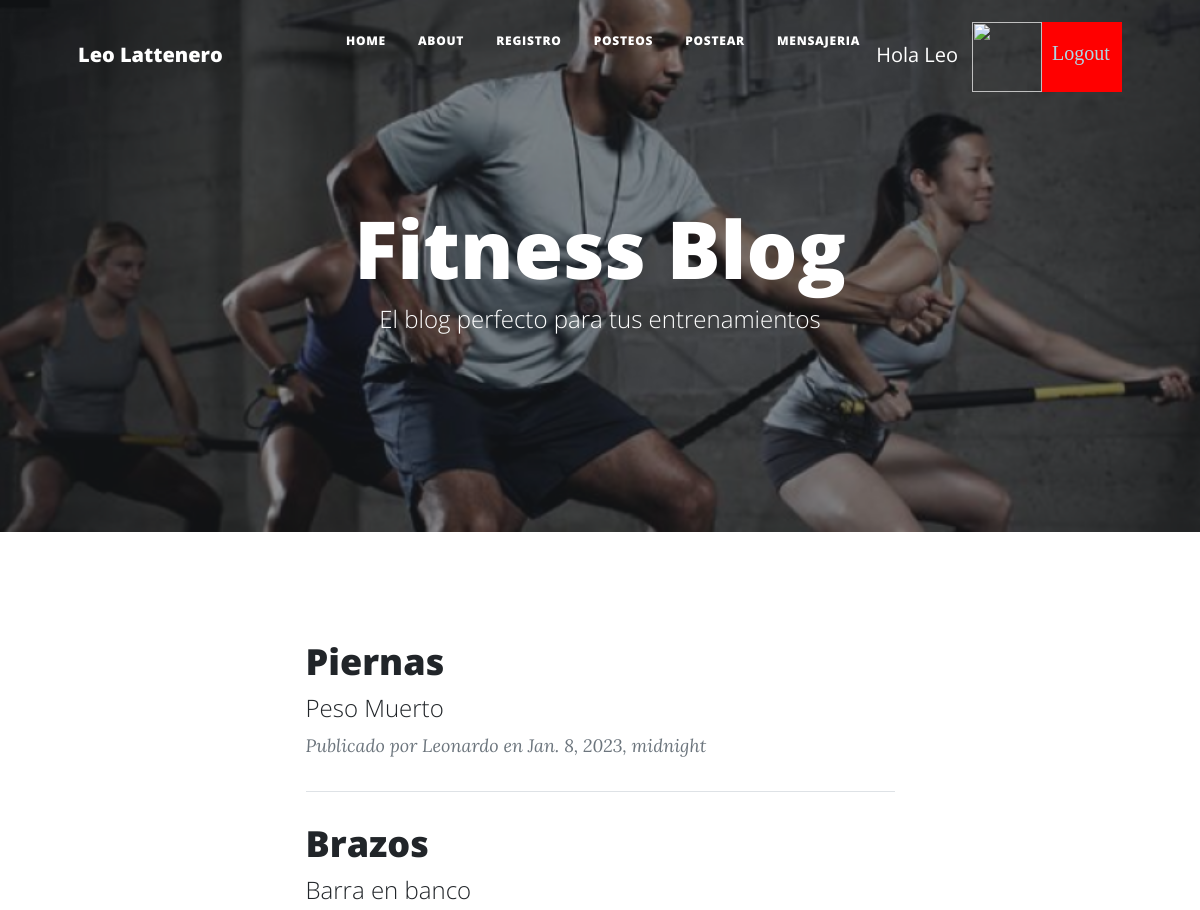
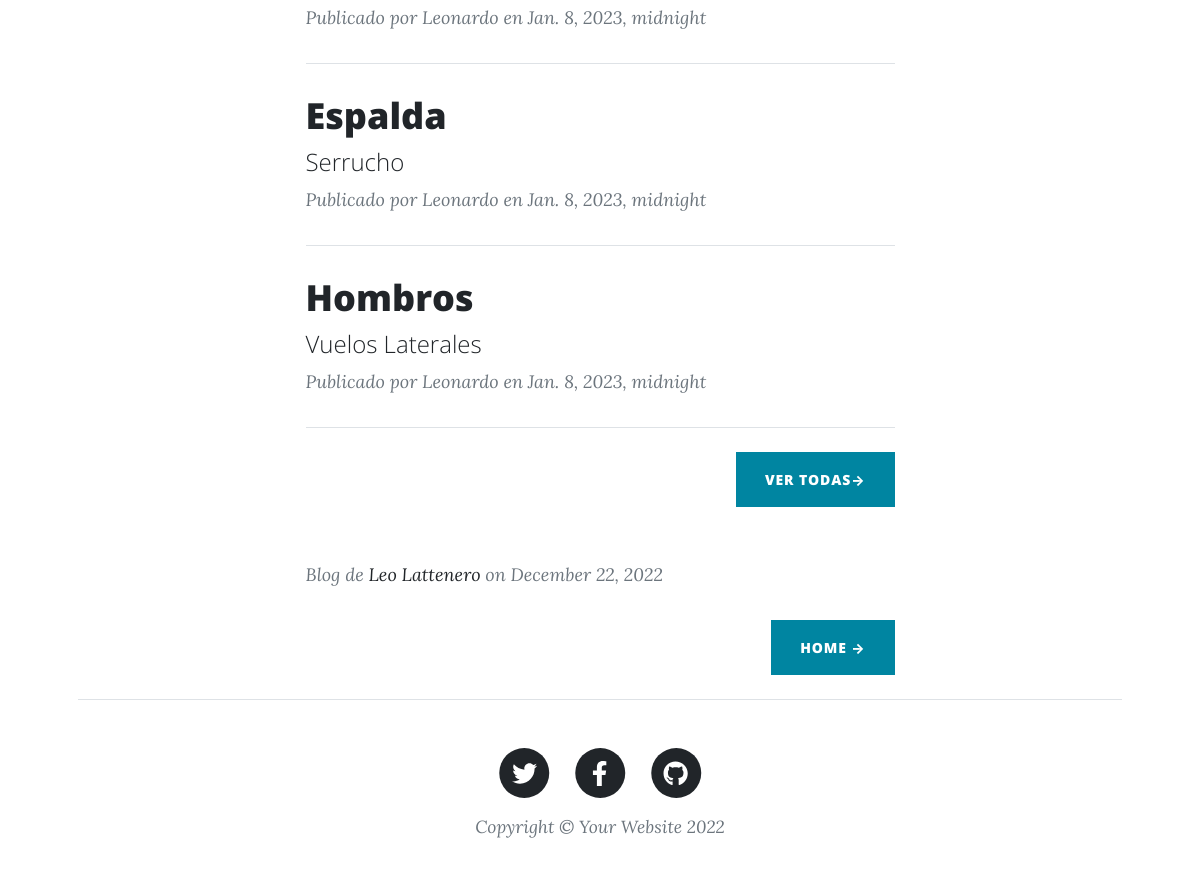
Screenshot of / (signed in) with the database file from the repository (2 pictures, top to bottom).
### AppRutinas/models.py (models this page shows, shortened)
class Posteo(models.Model):
    titulo = models.CharField(max_length=255)
    subtitulo = models.CharField(max_length=255)
    imagen = models.ImageField(upload_to='media', blank=True)
    cuerpo = RichTextUploadingField() # CKEditor Rich Text Field
    autor = models.CharField(max_length=255)
    fecha = models.DateField(default='2023-1-8')

### AppRutinas/views.py (the view)
# urls.py: path("", inicioRut, name='inicioRut'),
def inicioRut(request):
    if request.user.is_authenticated:
        posteos = Posteo.objects.all().order_by('-id')[:4]
        if len(posteos) == 0:
            post1 = Posteo.objects.none()
            post2 = Posteo.objects.none()
            post3 = Posteo.objects.none()
            post4 = Posteo.objects.none()
        elif len(posteos) == 1:
            post1 = posteos[0]
            post2 = Posteo.objects.none()
            post3 = Posteo.objects.none()
            post4 = Posteo.objects.none()
        elif len(posteos) == 2:
            post1 = posteos[0]
            post2 = posteos[1]
            post3 = Posteo.objects.none()
            post4 = Posteo.objects.none()
        elif len(posteos) == 3:
            post1 = posteos[0]
            post2 = posteos[1]
            post3 = posteos[2]
            post4 = Posteo.objects.none()
        else:
            post1 = posteos[0]
            post2 = posteos[1]
            post3 = posteos[2]
            post4 = posteos[3]
        return render(request, "inicioRut.html", {"post1": post1, "post2": post2, "post3": post3, "post4": post4, "imagen": obtenerAvatar(request)})
    return render (request, "inicioRut.html", {"imagen": obtenerAvatar(request)})

### AppLogin/views.py (called while the page is built)
def obtenerAvatar(request):
    if request.user.is_authenticated:
        lista=Avatar.objects.filter(user=request.user)
        if len(lista)!=0:
            imagen=lista[0].imagen.url
        else:
            imagen="/media/avatares/avatarpordefecto.jpg"
        return imagen

### AppRutinas/templates/inicioRut.html
{% extends "indexR.html" %}
{% load static %}
{% block titulo %}
<h1>Fitness Blog</h1>
<span class="subheading">El blog perfecto para tus entrenamientos</span>
{% endblock %}
{% block contenido_que_cambia %}
    <div class="container px-4 px-lg-5">
        <div class="row gx-4 gx-lg-5 justify-content-center">
            <div class="col-md-10 col-lg-8 col-xl-7">
                <br>
                {% if user.is_authenticated %}
                <div class="post-preview">
                    {% if post1 %}
                    <a href="{% url 'post' post1.id %}">
                        <h2 class="post-title">{{ post1.titulo }}</h2>
                        <h4 class="post-subtitle">{{ post1.subtitulo }}</h3>
                    </a>
                    <p class="post-meta">
                        Publicado por {{ post1.autor }}
                        en {{ post1.fecha}}
                    </p>
                    {% else %}
                    <h2 class="post-title">¿Que esperas para postear tu rutina?</h2>
                    {% endif %}
                </div>
                <hr class="my-4" />
                <div class="post-preview">
                    {% if post2 %}
                    <a href="{% url 'post' post2.id %}">
                        <h2 class="post-title">{{ post2.titulo }}</h2>
                        <h4 class="post-subtitle">{{ post2.subtitulo }}</h3>
                    </a>
                    <p class="post-meta">
                        Publicado por {{ post2.autor }}
                        en {{ post2.fecha}}
                    </p>
                    {% endif %}
                </div>
                <hr class="my-4" />
                <div class="post-preview">
                    {% if post3 %}
                    <a href="{% url 'post' post3.id %}">
                        <h2 class="post-title">{{ post3.titulo }}</h2>
                        <h4 class="post-subtitle">{{ post3.subtitulo }}</h3>
                    </a>
                    <p class="post-meta">
                        Publicado por {{ post3.autor }}
                        en {{ post3.fecha}}
                    </p>
                    {% endif %}
                </div>
                <hr class="my-4" />
                <div class="post-preview">
                    {% if post4 %}
                    <a href="{% url 'post' post4.id %}">
                        <h2 class="post-title">{{ post4.titulo }}</h2>
                        <h4 class="post-subtitle">{{ post4.subtitulo }}</h3>
                    </a>
                    <p class="post-meta">
                        Publicado por {{ post4.autor }}
                        en {{ post4.fecha}}
                    </p>
                    {% endif %}
                </div>
                <hr class="my-4" />
                <div class="d-flex justify-content-end mb-4"><a class="btn btn-primary text-uppercase" href="{% url 'posteos' %}">Ver todas→</a></div>
                {% endif %}
            </div>
        </div>
    </div>
{% endblock %}

### AppRutinas/templates/indexR.html (shortened to what this page needs)
<!DOCTYPE html>
<html lang="en">
    <head>
        {% load static %}
        <link href="{% static 'css/styles.css' %}" rel="stylesheet" />
    </head>
    <body>
        <nav class="navbar navbar-expand-lg navbar-light" id="mainNav">
            <div class="container px-4 px-lg-5">
                <a class="navbar-brand" href="{% url 'about' %}">Leo Lattenero </a>
                <div class="collapse navbar-collapse" id="navbarResponsive">
                    <ul class="navbar-nav ms-auto py-4 py-lg-0">
                        <li class="nav-item"><a class="nav-link px-lg-3 py-3 py-lg-4" href="{% url 'inicioRut' %}">Home</a></li>
                        <li class="nav-item"><a class="nav-link px-lg-3 py-3 py-lg-4" href="{% url 'about' %}">About</a></li>
                        <li class="nav-item"><a class="nav-link px-lg-3 py-3 py-lg-4" href="{% url 'register' %}">Registro</a></li>
                        <li class="nav-item"><a class="nav-link px-lg-3 py-3 py-lg-4" href="{% url 'posteos' %}">Posteos</a></li>
                        {% if user.is_authenticated %}
                        <li class="nav-item"><a class="nav-link px-lg-3 py-3 py-lg-4" href="{% url 'posteoForm' %}">Postear</a></li>
                        <li class="nav-item"><a class="nav-link px-lg-3 py-3 py-lg-4" href="{% url 'mensajeFormulario' %}">Mensajeria</a></li>
                        <p style="color: white"> Hola   {{ user.username }}</p>
                        <img src="{{ imagen }}" class="img" alt="">
                        <a class="bot2" href="{% url 'logout' %}">Logout</a>
                        {% else %}
                        <a class="bot" href="{% url 'login' %}">Login</a>
                        {% endif %}
                    </ul>
                </div>
            </div>
        </nav>
        <header class="masthead" style="background-image: url('/static/assets/img/entrenamiento.png')">
            <div class="container position-relative px-4 px-lg-5">
                <div class="row gx-4 gx-lg-5 justify-content-center">
                    <div class="col-md-10 col-lg-8 col-xl-7">
                        <div class="site-heading">
                            {% block titulo %}
                            {% endblock %}
                        </div>
                    </div>
                </div>
            </div>
        </header>
        {% block contenido_que_cambia %}
        {% endblock %}
        <div class="container px-4 px-lg-5">
            <div class="row gx-4 gx-lg-5 justify-content-center">
                <div class="col-md-10 col-lg-8 col-xl-7">
                    <div class="post-preview">
                        <p class="post-meta">
                            Blog de
                            <a href="{% url 'about' %}">Leo Lattenero </a>
                            on December 22, 2022
                        </p>
                    <div class="d-flex justify-content-end mb-4"><a class="btn btn-primary text-uppercase" href="{% url 'inicioRut' %}"> Home →</a></div>
                </div>
            </div>
        </div>
        <footer class="border-top">
            <div class="container px-4 px-lg-5">
                <div class="row gx-4 gx-lg-5 justify-content-center">
                    <div class="col-md-10 col-lg-8 col-xl-7">
                        <ul class="list-inline text-center">
                            <li class="list-inline-item">
                                <a href="https://twitter.com/LeonardoLatten1" target="_blank">
                                    <span class="fa-stack fa-lg">
                                        <i class="fas fa-circle fa-stack-2x"></i>
                                        <i class="fab fa-twitter fa-stack-1x fa-inverse"></i>
                                    </span>
                                </a>
                            </li>
                            <li class="list-inline-item">
                                <a href="https://www.facebook.com/leonardo.lattenero" target="_blank">
                                    <span class="fa-stack fa-lg">
                                        <i class="fas fa-circle fa-stack-2x"></i>
                                        <i class="fab fa-facebook-f fa-stack-1x fa-inverse" ></i>
                                    </span>
                                </a>
                            </li>
                            <li class="list-inline-item">
                                <a href="https://github.com/LeoLatt" target="_blank">
                                    <span class="fa-stack fa-lg">
                                        <i class="fas fa-circle fa-stack-2x"></i>
                                        <i class="fab fa-github fa-stack-1x fa-inverse"></i>
                                    </span>
                                </a>
                            </li>
                        </ul>
                        <div class="small text-center text-muted fst-italic">Copyright &copy; Your Website 2022</div>
                    </div>
                </div>
            </div>
        </footer>
    </body>
</html>

### AppRutinas/templates/indexR.html (style rules this page uses)
.img { margin-top: 14px; margin-left: 14px; width: 70px; height: 70px; }
.bot2 { display: inline-block; margin-top: 14px; background-color: red; font-family:'Times New Roman', Times, serif; width: 80px; height: 70px; padding: 16px 10px; color:lightblue; }

### rows the page displays
Posteo: titulo "Piernas", subtitulo "Peso Muerto", autor "Leonardo", fecha "Jan. 8, 2023, midnight"
Posteo: titulo "Brazos", subtitulo "Barra en banco", autor "Leonardo", fecha "Jan. 8, 2023, midnight"
Posteo: titulo "Espalda", subtitulo "Serrucho", autor "Leonardo", fecha "Jan. 8, 2023, midnight"
Posteo: titulo "Hombros", subtitulo "Vuelos Laterales", autor "Leonardo", fecha "Jan. 8, 2023, midnight"

### other values shown
{{ user.username }} "Leo"
